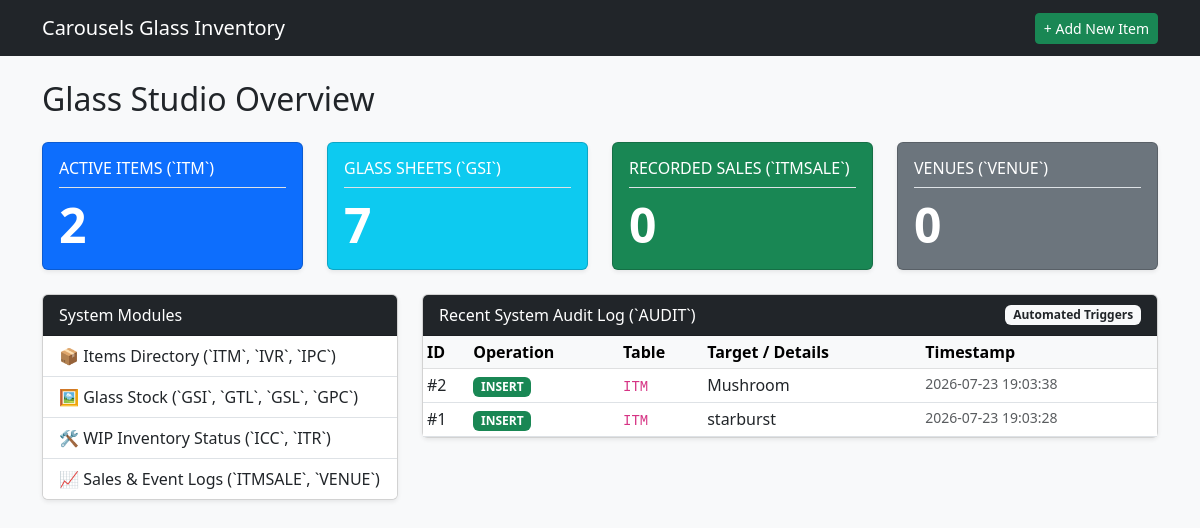
Before: / with the older database file.
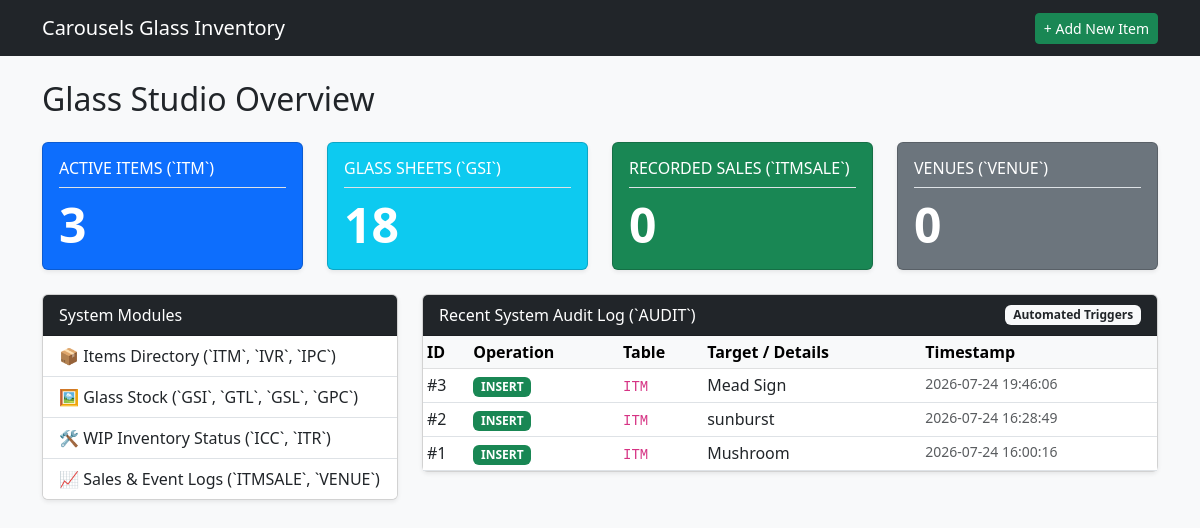
After: the same page with the newer database file.
### tables this page shows
CREATE TABLE AUDIT (

    TRANSID INTEGER PRIMARY KEY AUTOINCREMENT,
    TRNOP TEXT CHECK(TRNOP IN ('INSERT', 'UPDATE', 'DELETE')),
    TRNOLD TEXT,
    TRNNEW TEXT,
    TRNCOL TEXT,
    TRNTBL TEXT,
    TRNTS TEXT DEFAULT CURRENT_TIMESTAMP

);

### app.py (the view)
@app.route("/")
def index():
    db = get_db()
    stats = {
        "items": db.execute("SELECT COUNT(*) FROM ITM").fetchone()[0],
        "glass": db.execute("SELECT COUNT(*) FROM GSI").fetchone()[0],
        "sales": db.execute("SELECT COUNT(*) FROM ITMSALE").fetchone()[0],
        "venues": db.execute("SELECT COUNT(*) FROM VENUE").fetchone()[0],
    }
    recent_audits = db.execute(
        "SELECT * FROM AUDIT ORDER BY TRANSID DESC LIMIT 10"
    ).fetchall()
    return render_template(
        "dashboard.html", stats=stats, recent_audits=recent_audits
    )

### app.py (called while the page is built)
def get_db():
    conn = sqlite3.connect(DATABASE)
    conn.row_factory = sqlite3.Row
    conn.execute("PRAGMA foreign_keys = ON;")
    return conn

### templates/dashboard.html (shortened to what the changed rows need)
{% extends 'base.html' %}
{% block content %}
<h2 class="mb-4">Glass Studio Overview</h2>
<div class="row mb-4">
	<div class="col-md-3">
	    <div class="card text-white bg-primary shadow-sm">
	        <div class="card-body">
	            <h6 class="card-title text-uppercase border-bottom pb-2">Active Items (`ITM`)</h6>
	            <h2 class="display-5 fw-bold mb-0">{{ stats['items'] }}</h2>
	        </div>
	    </div>
	</div>
	<div class="col-md-3">
        <div class="card text-white bg-info shadow-sm">
            <div class="card-body">
                <h6 class="card-title text-uppercase border-bottom pb-2">Glass Sheets (`GSI`)</h6>
                <h2 class="display-5 fw-bold mb-0">{{ stats.glass }}</h2>
            </div>
        </div>
    </div>
    <div class="col-md-3">
        <div class="card text-white bg-success shadow-sm">
            <div class="card-body">
                <h2 class="display-5 fw-bold mb-0">{{ stats.sales }}</h2>
            </div>
        </div>
    </div>
    <div class="col-md-3">
        <div class="card text-white bg-secondary shadow-sm">
            <div class="card-body">
                <h2 class="display-5 fw-bold mb-0">{{ stats.venues }}</h2>
            </div>
        </div>
    </div>
</div>
<div class="row">
    <div class="col-md-8">
        <div class="card shadow-sm">
            <div class="card-body p-0">
                <table class="table table-sm table-hover mb-0">
                    <thead class="table-light">
                        <tr>
                            <th>ID</th>
                            <th>Operation</th>
                            <th>Table</th>
                            <th>Target / Details</th>
                            <th>Timestamp</th>
                        </tr>
                    </thead>
                    <tbody>
                        {% for log in recent_audits %}
                        <tr>
                            <td>#{{ log.TRANSID }}</td>
                            <td>
                                {% if log.TRNOP == 'INSERT' %}<span class="badge bg-success">INSERT</span>
                                {% elif log.TRNOP == 'UPDATE' %}<span class="badge bg-warning text-dark">UPDATE</span>
                                {% else %}<span class="badge bg-danger">DELETE</span>{% endif %}
                            </td>
                            <td><code>{{ log.TRNTBL }}</code></td>
                            <td>{{ log.TRNNEW or log.TRNOLD or '—' }}</td>
                            <td class="small text-muted">{{ log.TRNTS }}</td>
                        </tr>
                        {% else %}
                        <tr><td colspan="5" class="text-center py-3 text-muted">No audit operations recorded yet.</td></tr>
                        {% endfor %}
                    </tbody>
                </table>
            </div>
        </div>
    </div>
</div>
{% endblock %}

Changed rows visible on the page:
added AUDIT: TRANSID "3", TRNOP "INSERT", TRNTBL "ITM", TRNNEW "Mead Sign", TRNTS "2026-07-24 19:46:06"
changed AUDIT id 2: TRNNEW "Mushroom" → "sunburst"; TRNTS "2026-07-23 19:03:38" → "2026-07-24 16:28:49"
changed AUDIT id 1: TRNNEW "starburst" → "Mushroom"; TRNTS "2026-07-23 19:03:28" → "2026-07-24 16:00:16"
Other visible differences:
{{ stats['items'] }}: "2" → "3"
{{ stats.glass }}: "7" → "18"
